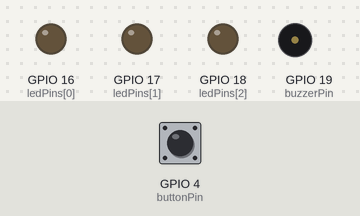
Recording of a sketch running on a simulated ESP32. Parts: output pins drawn as LEDs (lit = HIGH), buzzer (waves = sounding). The inputs (shaded band) are chosen by the test bench; at power-on: GPIO 4 (buttonPin) HIGH.

Above: at 2.1 s.
2.2 s: GPIO 4 (buttonPin) pulled LOW for 0.15 s
At 3.5 s:
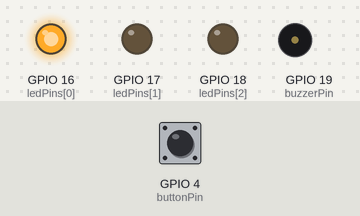
3.8 s: GPIO 4 (buttonPin) pulled LOW for 1 s
At 4.9 s:
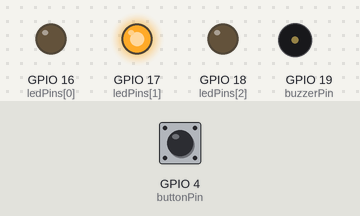
6.3 s: GPIO 4 (buttonPin) pulled LOW for 0.15 s
At 7.6 s:
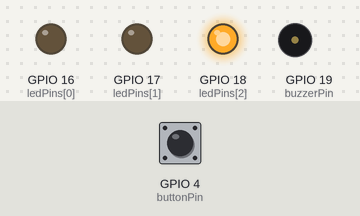
7.9 s: GPIO 4 (buttonPin) pulled LOW for 3.2 s
At 9.1 s:
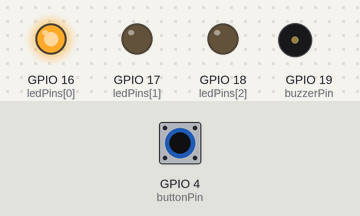
Timing chart, 0 to 10.9 s (numbered marks = the images above; inputs shaded):
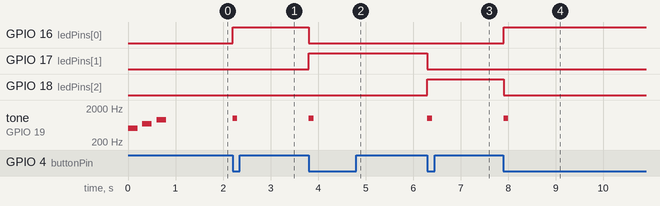

The sketch:

E3-BUTTON-SELECTOR.ino
```cpp
#include <Arduino.h>

// Define LED pins
const int ledPins[] = {16, 17, 18};
const int numLeds = sizeof(ledPins) / sizeof(ledPins[0]);

// Define push button pin
const int buttonPin = 4;

// Define buzzer pin
const int buzzerPin = 19;

// Use 10 bit precision for LEDC timer
const int resolution = 10;

// Initialize variables
volatile int currentLed = 0;
volatile bool buttonPressed = false;

// Turn off all LEDs
void turnOffAllLeds() {
    for (int i = 0; i < numLeds; i++) {
        digitalWrite(ledPins[i], LOW);
    }
}

// ISR for button press
void IRAM_ATTR buttonHandler() {
    buttonPressed = true;
}

// Function to play a tone on the buzzer
void playBuzzerTone(int frequency, int duration) {
    ledcAttach(buzzerPin, frequency, resolution);
    ledcWriteTone(buzzerPin, frequency);
    delay(duration);
    ledcDetach(buzzerPin);
}

// Play a startup sound on the buzzer
void playStartupSound() {
    int tones[][2] = {{500, 200}, {700, 200}, {900, 200}};
    for (int i = 0; i < 3; i++) {
        playBuzzerTone(tones[i][0], tones[i][1]);
        delay(100); // Short pause between tones
    }
}

void setup() {
    // Initialize LED pins
    for (int i = 0; i < numLeds; i++) {
        pinMode(ledPins[i], OUTPUT);
    }

    // Initialize button pin
    pinMode(buttonPin, INPUT);

    // Attach interrupt to the button pin
    attachInterrupt(digitalPinToInterrupt(buttonPin), buttonHandler, FALLING);

    // Initialize buzzer pin
    pinMode(buzzerPin, OUTPUT);

    // Play the startup sound and turn off all LEDs
    playStartupSound();
    turnOffAllLeds();
}

void loop() {
    if (buttonPressed) {
        // Turn off flag
        buttonPressed = false;

        // Turn off all LEDs
        turnOffAllLeds();

        // Turn on the next LED in sequence
        digitalWrite(ledPins[currentLed], HIGH);

        // Play a tone on the buzzer
        playBuzzerTone(1000, 100); // 1000 Hz for 100 ms

        // Update to the next LED
        currentLed = (currentLed + 1) % numLeds;
    }

    delay(10); // Debounce delay
}
```

Measured:
- after the input at 2.2 s, GPIO 16 (ledPins[0]): LOW → HIGH at once; tone on GPIO 19 (buzzerPin): silent → 1000 Hz at once, → silent 0.10 s later
- after the input at 3.8 s, GPIO 16 (ledPins[0]): HIGH → LOW at once; GPIO 17 (ledPins[1]): LOW → HIGH at once; tone on GPIO 19 (buzzerPin): silent → 1000 Hz at once, → silent 0.10 s later
- after the input at 6.3 s, GPIO 17 (ledPins[1]): HIGH → LOW at once; GPIO 18 (ledPins[2]): LOW → HIGH at once; tone on GPIO 19 (buzzerPin): silent → 1000 Hz at once, → silent 0.10 s later
- after the input at 7.9 s, GPIO 16 (ledPins[0]): LOW → HIGH at once; GPIO 18 (ledPins[2]): HIGH → LOW at once; tone on GPIO 19 (buzzerPin): silent → 1000 Hz at once, → silent 0.10 s later
